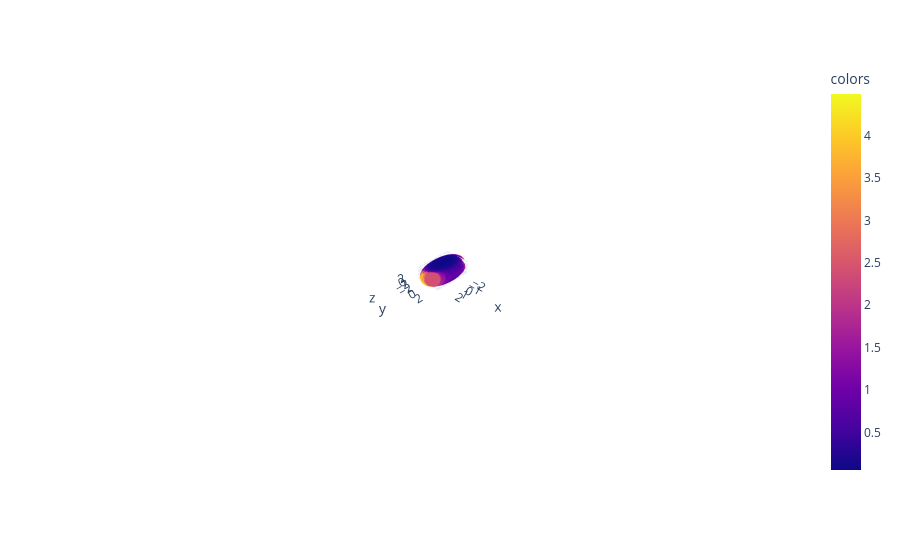

Notebook cell for this chart:
### Code cell
X, ks = ellipsoid(n=5000, noise = 0)
plot_3d(X,ks,colorbar=True, use_plotly=True)

### Figure 1 — Plotly figure (JSON) as saved in the notebook; plotly's stock layout.template omitted (floating-point values rounded to 4 significant figures; data arrays with more than 128 entries replaced by an {"elided": "..."} marker saying what was removed)
{"data": [{"hovertemplate": "x=%{x}<br>y=%{y}<br>z=%{z}<br>colors=%{marker.color}<extra></extra>", "legendgroup": "", "marker": {"color": {"elided": "5000 float values"}, "coloraxis": "coloraxis", "symbol": "circle"}, "mode": "markers", "name": "", "scene": "scene", "showlegend": false, "type": "scatter3d", "x": {"elided": "5000 float values"}, "y": {"elided": "5000 float values"}, "z": {"elided": "5000 float values"}}], "layout": {"autosize": true, "coloraxis": {"colorbar": {"title": {"text": "colors"}}, "colorscale": [[0, "#0d0887"], [0.1111, "#46039f"], [0.2222, "#7201a8"], [0.3333, "#9c179e"], [0.4444, "#bd3786"], [0.5556, "#d8576b"], [0.6667, "#ed7953"], [0.7778, "#fb9f3a"], [0.8889, "#fdca26"], [1, "#f0f921"]]}, "legend": {"tracegroupgap": 0}, "margin": {"t": 60}, "scene": {"aspectmode": "auto", "aspectratio": {"x": 1.649, "y": 1.101, "z": 0.5509}, "camera": {"center": {"x": 0, "y": 0, "z": 0}, "eye": {"x": 11.55, "y": 11.55, "z": 11.55}, "projection": {"type": "perspective"}, "up": {"x": 0, "y": 0, "z": 1}}, "domain": {"x": [0, 1], "y": [0, 1]}, "xaxis": {"range": [-2.999, 2.999], "title": {"text": "x"}, "type": "linear"}, "yaxis": {"range": [-2.999, 2.999], "title": {"text": "y"}, "type": "linear"}, "zaxis": {"range": [-2.999, 2.999], "title": {"text": "z"}, "type": "linear"}}}}
